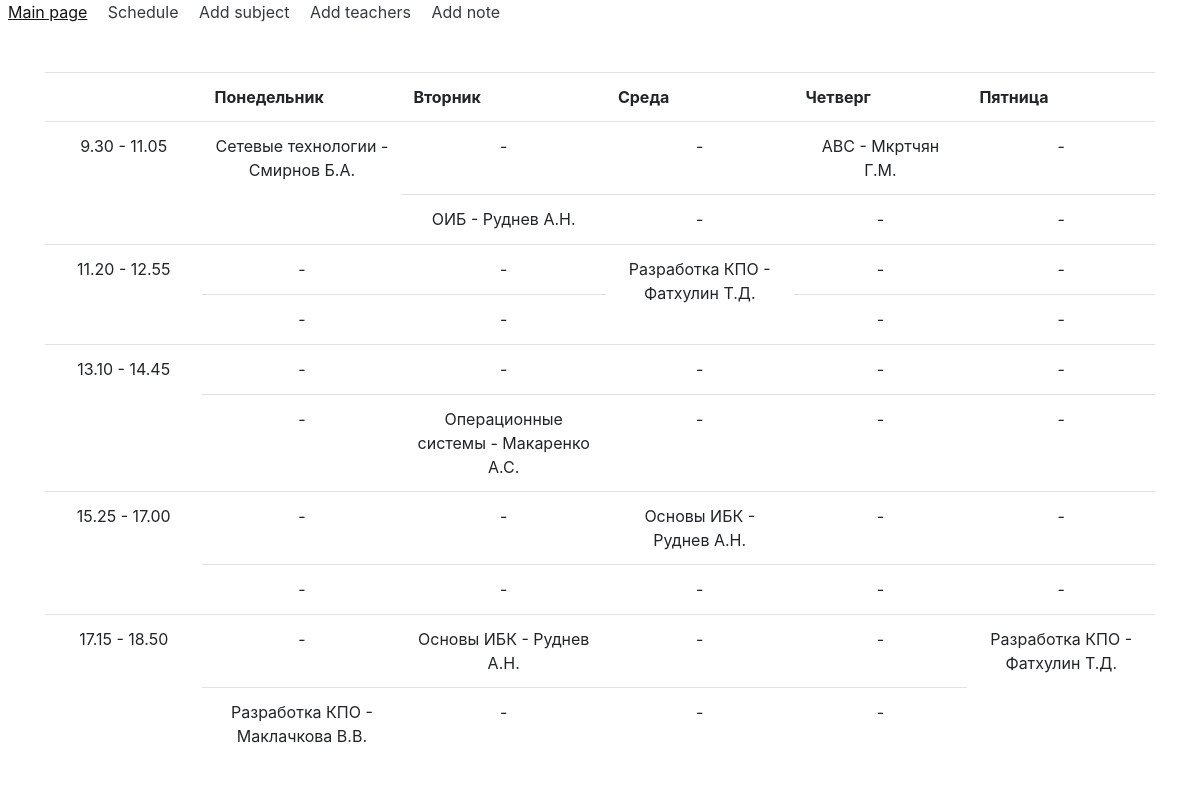
Page /Schedule on the committed database.
### main.py (models this page shows, shortened)
class Teacher(db.Model):
    id = db.Column(db.Integer, primary_key=True)
    name = db.Column(db.String(50), nullable=False)
    subj = db.Column(db.String(150), nullable=True)
    day = db.Column(db.String(150), nullable=True)
    time = db.Column(db.String(150), nullable=True)
    weektype = db.Column(db.Integer, nullable=False)

### main.py (the view)
@app.route('/Schedule')
def Schedule():
    teachers = Teacher.query.all()
    return render_template("schedule.html", teachers=teachers)

### templates/schedule.html (shortened to what this page needs)
{% extends "base.html" %}
{% block body %}
<div class="container mt-5">
    <table class="table table-hover">
        <tr colspan="3">
            <th>     </th> <th align=center>Понедельник</th> <th align=center>Вторник</th> <th align=center>Среда</th> <th align=center>Четверг</th> <th align=center>Пятница</th>
        </tr>
        {% set week = ["Понедельник", "Вторник", "Среда", "Четверг", "Пятница"] %}
        {% set times = ["9.30 - 11.05", "11.20 - 12.55", "13.10 - 14.45", "15.25 - 17.00", "17.15 - 18.50"]%}
        {% set stopDays = ["Понедельник", "Вторник", "Среда", "Четверг", "Пятница"] %}
        {% set count = namespace(a=0) %}
        {% set NumFullDay = namespace(nfd=0)%}
        {% for time in times %}
            {% set count.a = 0 %}
            {% set stopDays = ["Понедельник", "Вторник", "Среда", "Четверг", "Пятница"] %}
            <tr>
                <td rowspan="2" align=center> {{time}}</td>
                {% for day in week %}
                    {% set count.a = 0 %}
                    {% for el in teachers %}
                        {% if (el.day == day) and (el.time == time) and (el.weektype == "Постоянная")%}
                            {% set count.a = 1 %}
                            {% set NumFullDay.nfd = NumFullDay.nfd + 1 %}
                            <td rowspan="2" align=center> {{el.subj}} - {{el.name}}</td>
                        {% endif %}
                    {% endfor %}
                {% if count.a == 0 %}
                    {% set count.a = 0 %}
                        {% for el in teachers %}
                            {% if (el.day == day) and (el.time == time) and (el.weektype == "Нечетная")%}
                                {% set count.a = 1 %}
                                <td align=center> {{el.subj}} - {{el.name}}</td>
                            {% endif %}
                        {% endfor %}
                        {% if count.a == 0 %}
                            <td align=center> - </td>
                        {% endif %}
                {% endif %}
            {% endfor %}
            </tr>
        <tr>
            {% for day in stopDays %}
                    {% set count.a = 0 %}
                    {% for el in teachers %}
                        {% if (el.day == day) and (el.time == time) and (el.weektype == "Четная")%}
                            {% set count.a = 1 %}
                            <td align=center> {{el.subj}} - {{el.name}}</td>
                        {% endif %}
                    {% endfor %}
                    {% if count.a == 0 %}
                        <td align=center>-</td>
                    {% endif %}
            {% endfor %}
        </tr>
        {% set NumFullDay.nfd = 0 %}
    {% endfor %}
    </table>
</div>
{% endblock %}

### templates/base.html (shortened to what this page needs)
<!doctype html>
<html lang="ru">
<head>
    <link rel="stylesheet" href="{{ url_for('static', filename='css/main.css') }}">
    <link rel = "stylesheet" href = "https://stackpath.bootstrapcdn.com/bootstrap/4.5.2/css/bootstrap.min.css">
</head>
<body>
    <div>
      <nav class="my-2 my-md-0 mr-md-3">
          <a class="p-2 text-dark" href="/">Main page</a>
          <a class="p-2 text-dark" href="/Schedule">Schedule</a>
          <a class="p-2 text-dark" href="/Subject">Add subject</a>
          <a class="p-2 text-dark" href="/TeachName">Add teachers</a>
          <a class="p-2 text-dark" href="/create-teacher">Add note</a>
      </nav>
    </div>
    {% block body %}{% endblock %}
</body>
</html>

### templates/schedule.html (style rules this page uses)
td { Width: 300px; Height: 50px; }

### rows in the picture
Teacher: subj "Сетевые технологии", name "Смирнов Б.А."
Teacher: subj "АВС", name "Мкртчян Г.М."
Teacher: subj "ОИБ", name "Руднев А.Н."
Teacher: subj "Разработка КПО", name "Фатхулин Т.Д."
Teacher: subj "Операционные системы", name "Макаренко А.С."
Teacher: subj "Основы ИБК", name "Руднев А.Н."
Teacher: subj "Основы ИБК", name "Руднев А.Н."
Teacher: subj "Разработка КПО", name "Фатхулин Т.Д."
Teacher: subj "Разработка КПО", name "Маклачкова В.В."

### other values in the picture
{{ time }} "9.30 - 11.05" "11.20 - 12.55" "13.10 - 14.45" "15.25 - 17.00" "17.15 - 18.50"
